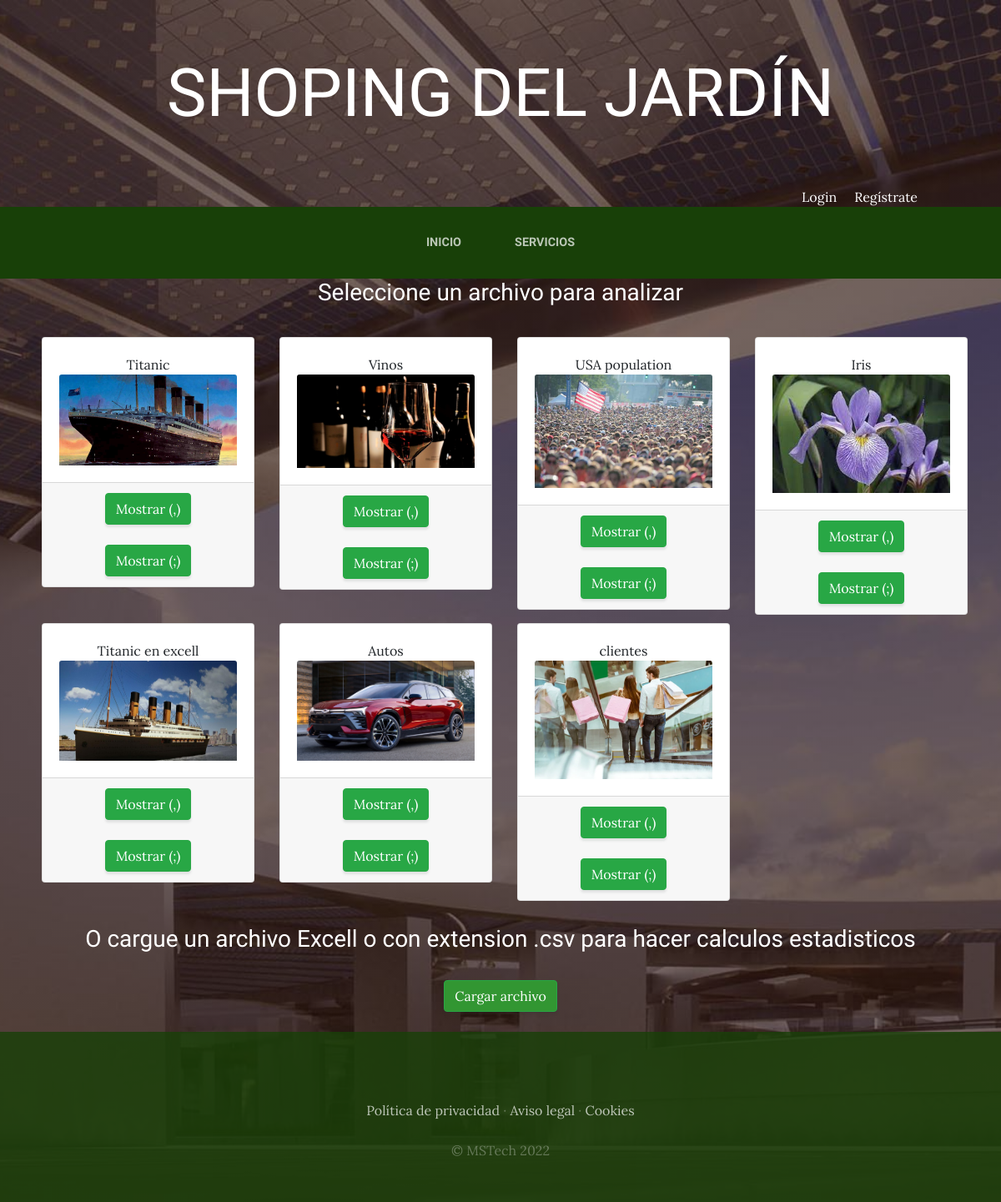
The app's page /servicios/probar/1/ with its own data.
### servicios/models.py (models this page shows, shortened)
class DataFrame(models.Model):
    nombre =models.CharField(max_length=30)
    datos = models.FileField(upload_to ='servicios/datos')
    imagen = models.ImageField(upload_to="servicios", null=True, blank=True)
    class Meta:
        verbose_name='datos'
        verbose_name_plural='datos'

### servicios/views.py (the view)
# urls.py: path('probar/<int:servicio_id>/',views.probar, name="probar"),
def probar(request,servicio_id):
    servicio = Servicio.objects.get(id=servicio_id)
    archivos = DataFrame.objects.all()
    separador=[',',';']
    prueba='Probando el servicio de '+servicio.titulo
    return render(request, "servicios/grupos/"+servicio.tem, {"servicio": servicio,'prueba':prueba,'archivos':archivos,'separador':separador})

### carro/context_processor.py (called while the page is built)
def importe_total_carro(request):
    total=0
    if request.user.is_authenticated:
        for key, value in request.session["carro"].items():
            total=total+float(value["precio"])
    else:
        total="Debes hacer login"
    return {"importe_total_carro":total}

### servicios/templates/servicios/grupos/estadistica.html
{% extends "ProyectoWebApp/base.html" %}
{% load static %}
{% block content %}
<div class="container">
<div style="text-align: center;">
    <h3 style="color:white"> Seleccione un archivo para analizar </h3>
    <br>
</div>
  <div class="row">
{% for archivo in archivos  %}
    <div class="col-md-3">
    <div class="card" style="width: 100%; margin: 5px 5px;">
        <div class="card-body" style="text-align: center;">
            <h7 class="card-title">{{archivo.nombre}}</h7>
            <img src="{{archivo.imagen.url}}" class="card-img-top">
        </div>
        <div class="card-footer text-center">
            <div><a href="{% url 'mostrar_datos_tabla' archivo.id separador.0 %}" class="btn btn-success">Mostrar (,)</a> </div>
<br>
            <div><a href="{% url 'mostrar_datos_tabla' archivo.id separador.1 %}" class="btn btn-success">Mostrar (;)</a> </div>
        </div>
    </div>
  </div>
{% endfor %}
  </div>
<br>
</div>
<div style="text-align: center;">
    <h3 style="color:white"> O cargue un archivo Excell o con extension .csv para hacer calculos estadisticos</h3>
    <br>
<a href="{% url 'estadisticos' %}" class="btn btn-success" style="background-color:rgb(50, 150, 50)"> Cargar archivo  </a>
    <br>
    <br>
</div>
{% endblock %}

### ProyectoWebApp/templates/ProyectoWebApp/base.html (shortened to what this page needs)
<html>
<head>
    {% load static %}
    <link href="{% static 'ProyectoWebApp/vendor/bootstrap/css/bootstrap.min.css' %}" rel="stylesheet">
    <link href="{% static 'ProyectoWebApp/css/gestion.css' %}" rel="stylesheet">
</head>
<body>
    <h1 class="site-heading text-center text-white d-none d-lg-block">
        <span class="site-heading-lower">Shoping del jardín</span>
      </h1>
      <div style="text-align: right; margin-right: 100px; color: white;">
      {% if user.is_authenticated %}
      Hola {{ user.username }} &nbsp;&nbsp;<a href="{% url 'cerrar_sesion' %}" style="color: white;">Cerrar sesión</a>
      {% else %}
      <a href="{% url 'logear'%}" style="color: white;">Login</a> &nbsp; &nbsp; <a href="{% url 'Autenticacion'%}" style="color: white;">Regístrate</a>
      {% endif %}
      </div>
 <nav class="navbar navbar-expand-lg navbar-dark py-lg-4" id="mainNav" >
    <div class="container">
      <div class="collapse navbar-collapse" id="navbarResponsive">
        {% if not request.user.is_authenticated %}
        <ul class="navbar-nav mx-auto">
          <li class="nav-item {% if request.path == '/' %}active{% endif %} px-lg-4">
            <a class="nav-link text-uppercase text-expanded" href="{% url 'Home' %}">Inicio</a>
          </li>
          <li class="nav-item {% if request.path == '/servicios/' %}active{% endif %} px-lg-4">
            <a class="nav-link text-uppercase text-expanded" href="{% url 'Servicios' %}">Servicios</a>
          </li>
            </ul>
          {% endif %}
      </div>
    </div>
  </nav>
   {% block content %}
   {% endblock %}
    <footer class="footer text-faded text-center py-5">
      <div class="container">
        <p class="m-0 mbt">
        	<a href="sample.html" class="link">Política de privacidad</a> ·
        	<a href="sample.html" class="link">Aviso legal</a> ·
        	<a href="sample.html" class="link">Cookies</a>
		</p>
        <p class="m-0 mbt1">&copy; MSTech 2022</p>
      </div>
	</footer>
</body>
</html>

### ProyectoWebApp/static/ProyectoWebApp/css/gestion.css (style rules this page uses)
body { font-family: 'Lora'; background: linear-gradient(rgba(47, 23, 15, 0.65), rgba(47, 23, 15, 0.65)), url("../img/Shoping.jpg"); background-attachment: fixed; background-position: center; background-size: cover; }
h1, h2, h3, h4, h5, h6 { font-family: 'Raleway'; }
p { line-height: 1.75; }
.text-faded { color: rgba(255, 255, 255, 0.3); }
.site-heading { margin-top: 5rem; margin-bottom: 5rem; text-transform: uppercase; line-height: 1; font-family: 'Raleway'; }
.site-heading .site-heading-lower { font-size: 5rem; font-weight: 100; line-height: 4rem; }
#mainNav { background-color: rgba(24, 64, 8); font-family: 'Raleway'; }
#mainNav .navbar-nav .nav-item .nav-link { color: rgba(255, 255, 255, 0.7); font-weight: 800; }
@media (min-width: 992px) { #mainNav .navbar-nav .nav-item .nav-link { font-size: 0.9rem; } }
.footer { background-color: rgba(24, 64, 8, 0.8); }
.btn { box-shadow: 0px 3px 3px 0px rgba(33, 37, 41, 0.1); }
.mbt { padding-top: 2rem; }
.mbt1 { padding-top: 1.25rem; }
a.link { color: rgba(255, 255, 255, 0.7); }

### records on screen
DataFrame: nombre "Titanic", imagen (picture)
DataFrame: nombre "Vinos", imagen (picture)
DataFrame: nombre "USA population", imagen (picture)
DataFrame: nombre "Iris", imagen (picture)
DataFrame: nombre "Titanic en excell", imagen (picture)
DataFrame: nombre "Autos", imagen (picture)
DataFrame: nombre "clientes", imagen (picture)
